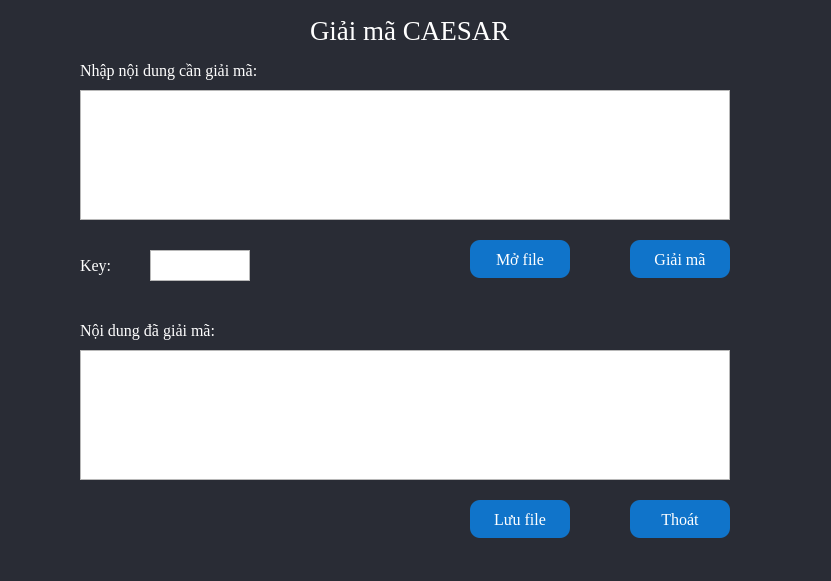
<?xml version="1.0" encoding="UTF-8"?>
<ui version="4.0">
 <class>Form</class>
 <widget class="QWidget" name="Form">
  <property name="geometry">
   <rect>
    <x>0</x>
    <y>0</y>
    <width>831</width>
    <height>581</height>
   </rect>
  </property>
  <property name="sizeIncrement">
   <size>
    <width>830</width>
    <height>580</height>
   </size>
  </property>
  <property name="windowTitle">
   <string>Form</string>
  </property>
  <property name="styleSheet">
   <string notr="true">#Form{
background-color: #292C35;
color: rgb(255, 255, 255);
}
#btnGiaiMa
{
	background-color: #1074CA;
	color: rgb(255, 255, 255);
	border-radius: 10px;
}
#btnOpenFile{
	background-color: #1074CA;
	color: rgb(255, 255, 255);
	border-radius: 10px;
}
#btnSaveFile{
	background-color: #1074CA;
	color: rgb(255, 255, 255);
	border-radius: 10px;

}
#btnClose{
	background-color: #1074CA;
	color: rgb(255, 255, 255);
	border-radius: 10px;

}</string>
  </property>
  <widget class="QTextEdit" name="txtVanBanGoc">
   <property name="geometry">
    <rect>
     <x>80</x>
     <y>350</y>
     <width>650</width>
     <height>130</height>
    </rect>
   </property>
   <property name="font">
    <font>
     <family>Times New Roman</family>
     <pointsize>12</pointsize>
    </font>
   </property>
   <property name="styleSheet">
    <string notr="true">font: 12pt &quot;Times New Roman&quot;;
color: rgb(255, 255, 255);</string>
   </property>
  </widget>
  <widget class="QLabel" name="label_2">
   <property name="geometry">
    <rect>
     <x>80</x>
     <y>60</y>
     <width>221</width>
     <height>21</height>
    </rect>
   </property>
   <property name="font">
    <font>
     <family>Times New Roman</family>
     <pointsize>12</pointsize>
    </font>
   </property>
   <property name="styleSheet">
    <string notr="true">color: rgb(255, 255, 255);</string>
   </property>
   <property name="text">
    <string>Nhập nội dung cần giải mã:</string>
   </property>
  </widget>
  <widget class="QTextEdit" name="txtKey">
   <property name="geometry">
    <rect>
     <x>150</x>
     <y>250</y>
     <width>100</width>
     <height>31</height>
    </rect>
   </property>
   <property name="font">
    <font>
     <family>Times New Roman</family>
     <pointsize>12</pointsize>
    </font>
   </property>
   <property name="styleSheet">
    <string notr="true">font: 12pt &quot;Times New Roman&quot;;
color: rgb(255, 255, 255);</string>
   </property>
  </widget>
  <widget class="QLabel" name="label_3">
   <property name="geometry">
    <rect>
     <x>80</x>
     <y>250</y>
     <width>61</width>
     <height>31</height>
    </rect>
   </property>
   <property name="font">
    <font>
     <family>Times New Roman</family>
     <pointsize>12</pointsize>
    </font>
   </property>
   <property name="styleSheet">
    <string notr="true">color: rgb(255, 255, 255);</string>
   </property>
   <property name="text">
    <string>Key:</string>
   </property>
  </widget>
  <widget class="QLabel" name="label">
   <property name="geometry">
    <rect>
     <x>310</x>
     <y>0</y>
     <width>271</width>
     <height>61</height>
    </rect>
   </property>
   <property name="font">
    <font>
     <family>Times New Roman</family>
     <pointsize>20</pointsize>
     <weight>50</weight>
     <italic>false</italic>
     <bold>false</bold>
    </font>
   </property>
   <property name="styleSheet">
    <string notr="true">color: rgb(255, 255, 255);</string>
   </property>
   <property name="text">
    <string>Giải mã CAESAR</string>
   </property>
  </widget>
  <widget class="QPushButton" name="btnOpenFile">
   <property name="geometry">
    <rect>
     <x>470</x>
     <y>240</y>
     <width>100</width>
     <height>38</height>
    </rect>
   </property>
   <property name="font">
    <font>
     <family>Times New Roman</family>
     <pointsize>12</pointsize>
    </font>
   </property>
   <property name="text">
    <string>Mở file</string>
   </property>
   <property name="icon">
    <iconset>
     <normaloff>../icon/mo.png</normaloff>../icon/mo.png</iconset>
   </property>
  </widget>
  <widget class="QTextEdit" name="txtCiphertext">
   <property name="geometry">
    <rect>
     <x>80</x>
     <y>90</y>
     <width>650</width>
     <height>130</height>
    </rect>
   </property>
   <property name="styleSheet">
    <string notr="true">font: 12pt &quot;Times New Roman&quot;;
color: rgb(255, 255, 255);</string>
   </property>
  </widget>
  <widget class="QPushButton" name="btnSaveFile">
   <property name="geometry">
    <rect>
     <x>470</x>
     <y>500</y>
     <width>100</width>
     <height>38</height>
    </rect>
   </property>
   <property name="font">
    <font>
     <family>Times New Roman</family>
     <pointsize>12</pointsize>
    </font>
   </property>
   <property name="text">
    <string>Lưu file</string>
   </property>
   <property name="icon">
    <iconset>
     <normaloff>../icon/luufile.png</normaloff>../icon/luufile.png</iconset>
   </property>
   <property name="iconSize">
    <size>
     <width>16</width>
     <height>16</height>
    </size>
   </property>
   <property name="checkable">
    <bool>false</bool>
   </property>
  </widget>
  <widget class="QPushButton" name="btnGiaiMa">
   <property name="geometry">
    <rect>
     <x>630</x>
     <y>240</y>
     <width>100</width>
     <height>38</height>
    </rect>
   </property>
   <property name="font">
    <font>
     <family>Times New Roman</family>
     <pointsize>12</pointsize>
    </font>
   </property>
   <property name="text">
    <string>Giải mã</string>
   </property>
   <property name="icon">
    <iconset>
     <normaloff>../icon/gm_.png</normaloff>../icon/gm_.png</iconset>
   </property>
  </widget>
  <widget class="QLabel" name="label_4">
   <property name="geometry">
    <rect>
     <x>80</x>
     <y>320</y>
     <width>181</width>
     <height>21</height>
    </rect>
   </property>
   <property name="font">
    <font>
     <family>Times New Roman</family>
     <pointsize>12</pointsize>
    </font>
   </property>
   <property name="styleSheet">
    <string notr="true">color: rgb(255, 255, 255);</string>
   </property>
   <property name="text">
    <string>Nội dung đã giải mã:</string>
   </property>
  </widget>
  <widget class="QPushButton" name="btnClose">
   <property name="geometry">
    <rect>
     <x>630</x>
     <y>500</y>
     <width>100</width>
     <height>38</height>
    </rect>
   </property>
   <property name="font">
    <font>
     <family>Times New Roman</family>
     <pointsize>12</pointsize>
    </font>
   </property>
   <property name="text">
    <string>Thoát</string>
   </property>
   <property name="icon">
    <iconset>
     <normaloff>../icon/thoat.png</normaloff>../icon/thoat.png</iconset>
   </property>
   <property name="iconSize">
    <size>
     <width>20</width>
     <height>20</height>
    </size>
   </property>
   <property name="checkable">
    <bool>false</bool>
   </property>
  </widget>
 </widget>
 <resources/>
 <connections/>
</ui>
